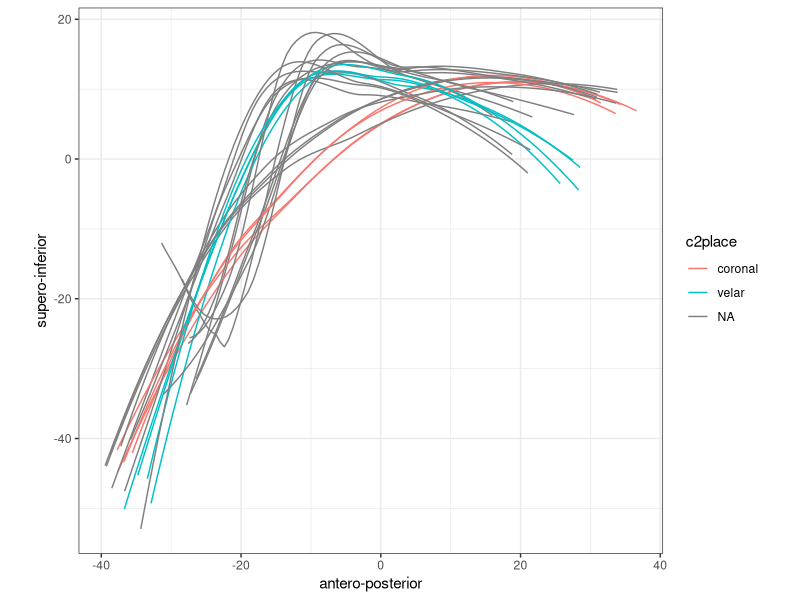
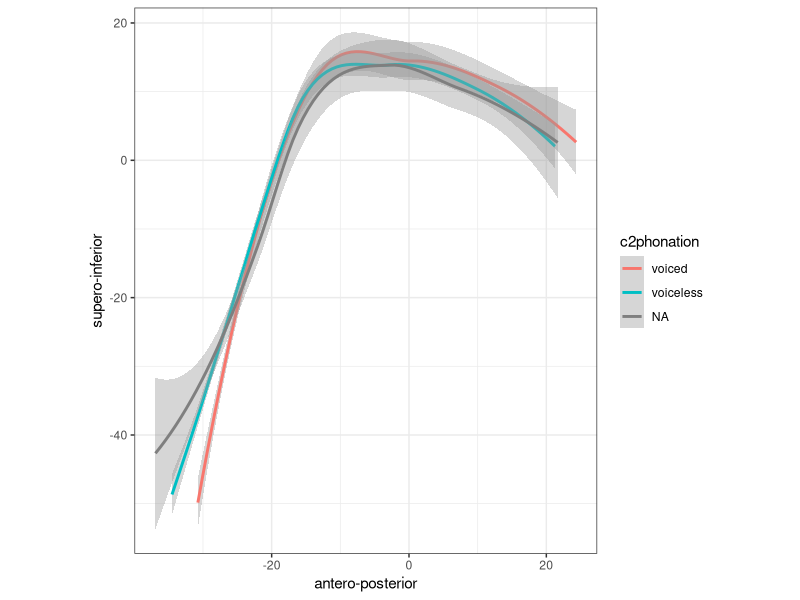
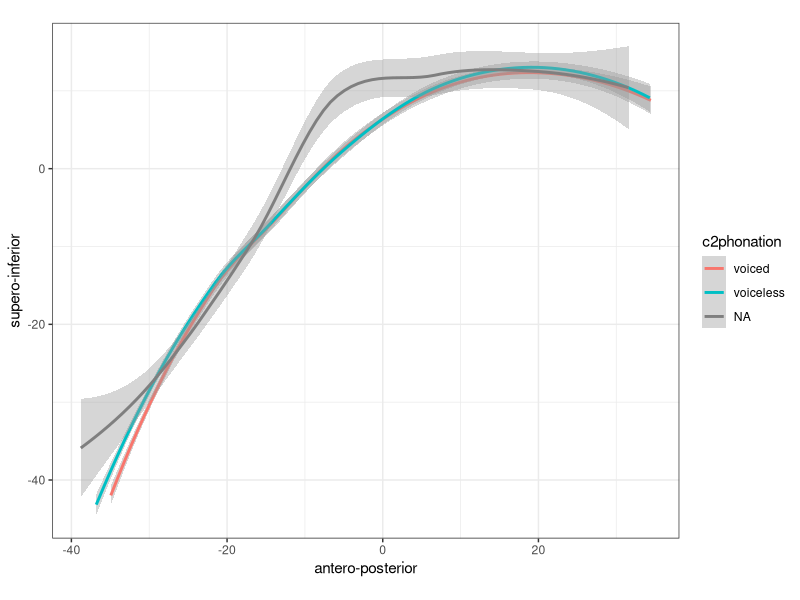

Reproduce these figures in R, in order. (Note: this script raises an error after producing the figures.)
## ---- chunk 1
knitr::opts_chunk$set(echo = TRUE)
knitr::opts_knit$set(root.dir=normalizePath("./"))
library(tidyverse)
theme_set(theme_bw())
library(stringr)
## ---- chunk 2
num.splines <- 42
columns <- c(
    "subject",
    "seconds",
    "rec.date",
    "prompt",
    "label",
    "TD.displacement",
    "TT.displacement",
    "TD.displacement.sm",
    "TD.velocity",
    "TD.velocity.abs",
    "TT.displacement.sm",
    "TT.velocity",
    "TT.velocity.abs",
#   ^^^^^ CHANGE ABOVE ^^^^^
    paste0(rep(c("X", "Y"), num.splines),
            "_",
            rep(1:num.splines, each = 2)
            )
)
## ---- chunk 3
raw.data <- read_delim("./data/SC01-aaa.csv", 
    "\t", escape_double = FALSE,
    col_names = columns,
    na = "*",
    trim_ws = TRUE
    )

rm(num.splines, columns)

raw.data <- unique(raw.data)

stimuli <- read.csv("./data/nonce.csv")
## ---- chunk 4
splines <- raw.data %>%
    gather(spline, coordinate, matches("[XY]_")) %>%
    separate(spline, c("axis", "fan"), convert = TRUE) %>%
    spread(axis, coordinate) %>%
    mutate(word = as.factor(word(prompt, 2))) %>%
    left_join(y = stimuli, by = c("word" = "orth"))
## ---- chunk 5
ggplot(splines, aes(x = X, y = Y, group = rec.date, colour = c2place)) +
    geom_smooth(size = 0.5, alpha = 0.2, se = FALSE) +
    coord_fixed(ratio = 1) +
    xlab("antero-posterior") +
    ylab("supero-inferior")
## ---- chunk 6
filter(splines, label == "max_TD") %>%
ggplot(aes(x = X, y = Y, colour = c2phonation)) +
    geom_smooth(method = "loess") +
    coord_fixed(ratio = 1) +
    xlab("antero-posterior") +
    ylab("supero-inferior")
## ---- chunk 7
filter(splines, label == "max_TT") %>%
ggplot(aes(x = X, y = Y, colour = c2phonation)) +
    geom_smooth(method = "loess") +
    coord_fixed(ratio = 1) +
    xlab("antero-posterior") +
    ylab("supero-inferior")
## ---- chunk 8
cons.gestures <- raw.data %>%
    select(subject:label) %>%
    separate(label, c("gesture", "tongue.area")) %>%
    spread(gesture, seconds) %>%
    select(subject:tongue.area, target, max, release) %>%
    mutate(closure = (release - target) * 1000) %>%
    mutate(word = as.factor(word(prompt, 2))) %>%
    left_join(y = stimuli, by = c("word" = "orth"))
## ---- chunk 9
ggplot(cons.gestures, aes(c2place, closure)) +
    geom_violin() +
    geom_boxplot(width=0.2) +
    xlab("place of C2") +
    ylab("closure duration (msec)")
